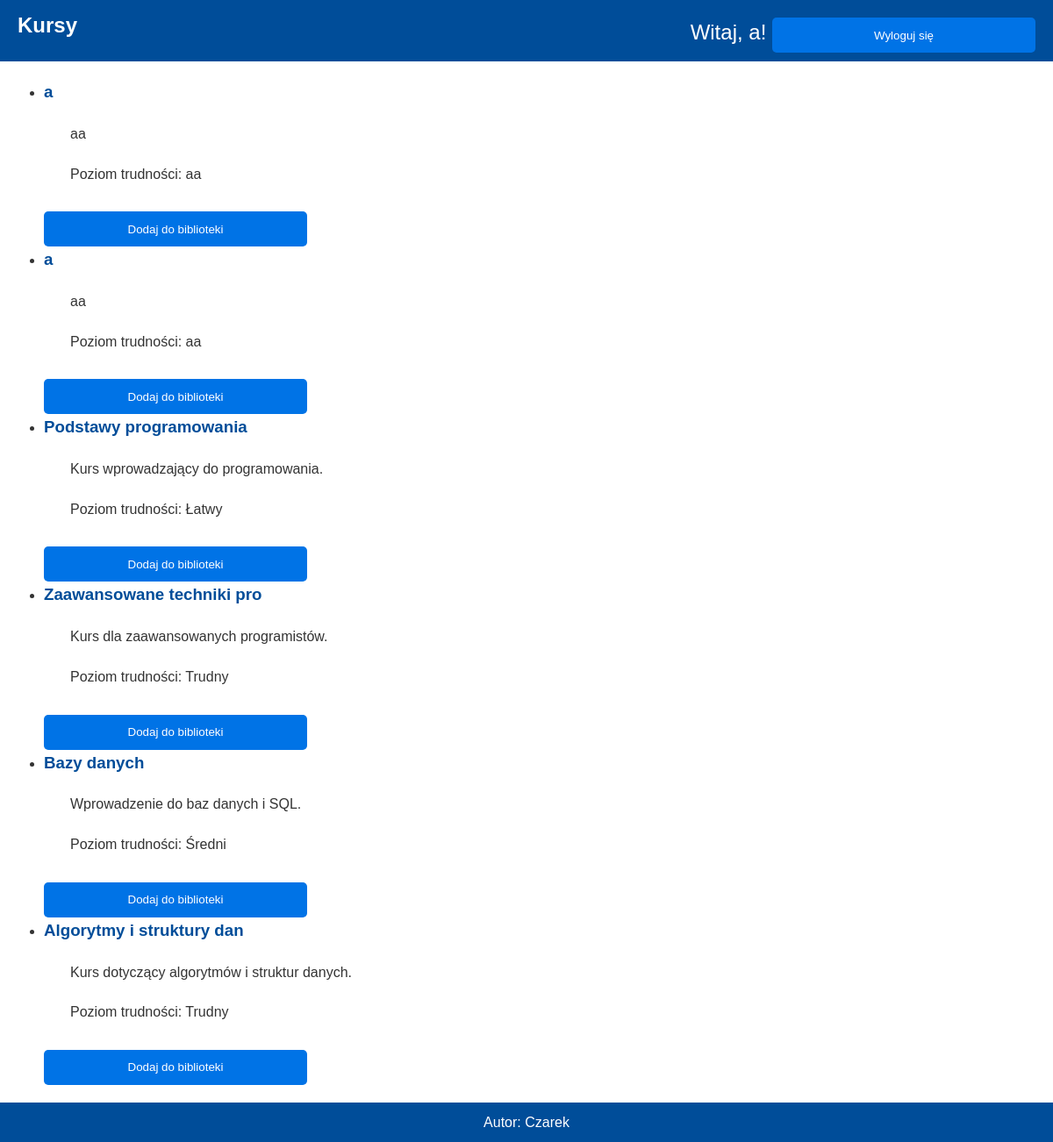
Page /kursy.php (signed in) on the committed database.
### tables this page shows
CREATE TABLE `kursy` (
  `id` int(11) NOT NULL,
  `Nazwa` varchar(25) NOT NULL,
  `Opis` varchar(500) NOT NULL,
  `Poziom_Trudnosci` varchar(25) NOT NULL
);

### kursy.php (the view, shortened to what this page needs)
<?php
$conn = new mysqli('localhost', 'root','','kursy');
$sql = "SELECT * FROM kursy";
$result = $conn->query($sql);
?>
<!DOCTYPE html>
<html lang="pl">
<head>
    <link rel="stylesheet" href="style.css">
</head>
<body>
    <header>
        <div class="baner1">
           <a href="indexu.php"><h1>Kursy</h1></a>
        </div>
        <div class="baner2">
        <?php if (isset($_SESSION['userLogin'])): ?>
                Witaj, <?php echo $_SESSION['imie']; ?>!
                <a href="logout.php"><button>Wyloguj się</button></a>
            <?php else: ?>
                <a href="login.php"><button>Zaloguj się</button></a>
                <a href="rej.php"><button>Zarejestruj się</button></a>
            <?php endif; ?>
        </div>
        <br>
    </header>
    <main>
        <center>
        <div class="main">
        <?php
            if ($result->num_rows > 0) {
                echo "<ul>";
                while($row = $result->fetch_assoc()) {
                    echo "<li>";
                    echo "<h3>" . $row["Nazwa"] . "</h3>";
                    echo "<p>" . $row["Opis"] . "</p>";
                    echo "<p>Poziom trudności: " . $row["Poziom_Trudnosci"] . "</p>";
                    if (isset($_SESSION['userLogin'])) {
                        echo "<form method='post' action='moje_kursy.php'>";
                        echo "<button type='submit'>Dodaj do biblioteki</button>";
                        echo "</form>";
                    }
                    echo "</li>";
                }
                echo "</ul>";
            } else {
                echo "<p>Brak dostępnych kursów.</p>";
            }
            ?>
        </div>
        </center>
        </main>
        <footer>
        Autor: Czarek
    </footer>
</body>
</html>

### style.css (style rules this page uses)
* { margin: 0; padding: 0; box-sizing: border-box; }
body { font-family: Arial, sans-serif; background-color: #f5f5f5; line-height: 1.6; color: #333; }
header { display: flex; justify-content: space-between; align-items: center; background-color: #004d99; color: white; padding: 10px 20px; }
.baner1 { background-color: #004d99; width: 40%; text-align: left; height: 50px; }
.baner1 h1 { margin: 0; padding: 0; color: white; font-size: 24px; position: sticky; }
.baner2 { background-color: #004d99; width: 60%; height: 50px; font-size: 150%; text-align: right; position: sticky; }
.main { width: 100%; background-color: #ffffff; min-height: 500px; padding: 20px; text-align: left; }
p { margin: 20px 0; padding: 0 30px; }
button { width: 300px; height: 40px; background-color: #0073e6; color: white; border: none; border-radius: 5px; margin-top: 10px; cursor: pointer; }
footer { width: 100%; background-color: #004d99; color: white; text-align: center; padding: 10px 0; }
h2, h3 { color: #004d99; }
ul { padding: 0 30px; list-style-type: disc; }
a { color: white; text-decoration: none; }

### rows in the picture
kursy: Nazwa "a", Opis "aa", Poziom_Trudnosci "aa"
kursy: Nazwa "a", Opis "aa", Poziom_Trudnosci "aa"
kursy: Nazwa "Podstawy programowania", Opis "Kurs wprowadzający do programowania.", Poziom_Trudnosci "Łatwy"
kursy: Nazwa "Zaawansowane techniki pro", Opis "Kurs dla zaawansowanych programistów.", Poziom_Trudnosci "Trudny"
kursy: Nazwa "Bazy danych", Opis "Wprowadzenie do baz danych i SQL.", Poziom_Trudnosci "Średni"
kursy: Nazwa "Algorytmy i struktury dan", Opis "Kurs dotyczący algorytmów i struktur danych.", Poziom_Trudnosci "Trudny"

### other values in the picture
$_SESSION['imie'] "a"
